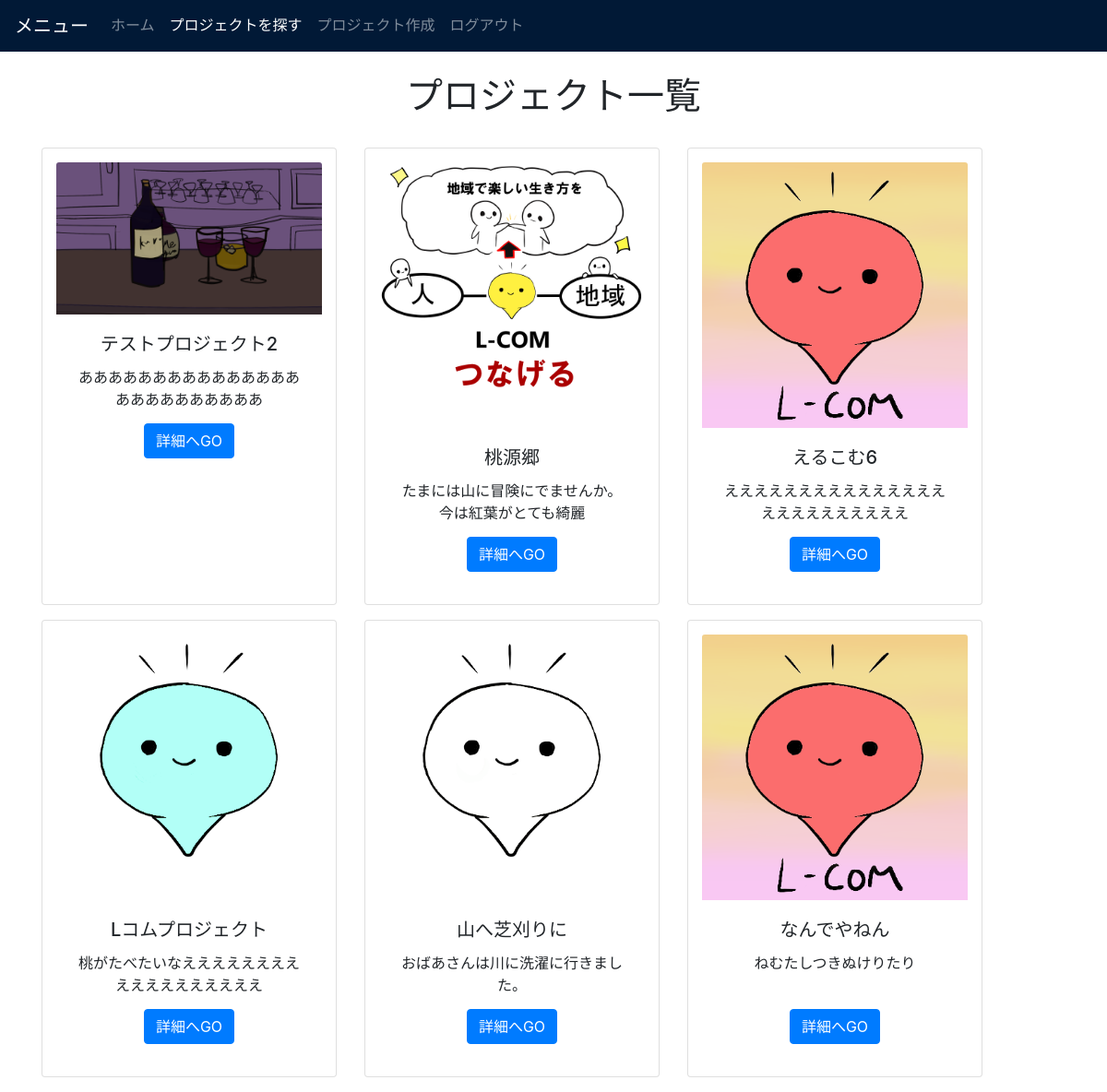
Page /lcom_web/project/joinproject.php (signed in) on the committed database.
### tables this page shows
CREATE TABLE `projects` (
  `id` int(11) NOT NULL,
  `project_name` varchar(255) NOT NULL,
  `message` text NOT NULL,
  `member_id` int(11) NOT NULL,
  `place` varchar(255) NOT NULL,
  `project_picture` varchar(255) NOT NULL,
  `open_year` int(11) NOT NULL,
  `open_month` int(11) NOT NULL,
  `open_date` int(11) NOT NULL,
  `open_time` int(11) NOT NULL,
  `place_id` int(11) NOT NULL,
  `pro_point` int(11) NOT NULL,
  `created` datetime NOT NULL,
  `modified` timestamp NOT NULL DEFAULT current_timestamp() ON UPDATE current_timestamp()
);

### lcom_web/project/joinproject.php (the view, shortened to what this page needs)
<?php
require('../dbconnect.php');
if (isset($_SESSION['id']) && $_SESSION['time'] + 3600 > time()) {
    $loginflag = true;
} else {
    $loginflag = false;
}
$counts = $db->query('SELECT COUNT(*) AS cnt FROM projects');
$cnt = $counts->fetch();
$maxPage = ceil($cnt['cnt'] / 12);
$page = min($page, $maxPage);
$start = ($page - 1) * 12;
$procards = $db->prepare('SELECT m.name, m.picture, p.* FROM members m, projects p WHERE m.id=p.member_id ORDER BY p.created DESC LIMIT 0, 6');
$procards->bindParam(1, $start, PDO::PARAM_INT);
$procards->execute();
?>
<!DOCTYPE html>
<html lang="ja">
<head>
    <link rel="stylesheet" href="https://stackpath.bootstrapcdn.com/bootstrap/4.3.1/css/bootstrap.min.css">
    <link rel="stylesheet" href="../style8.css">
</head>
<body>
    <nav class="navbar navbar-expand-lg navbar-dark">
        <a class="navbar-brand" href="#">メニュー</a>
        <div class="collapse navbar-collapse" id="navbarNavAltMarkup">
            <div class="navbar-nav">
                <a class="nav-item nav-link" href="../index.php">ホーム</a>
                <a class="nav-item nav-link active" href="#">プロジェクトを探す<span class="sr-only">(current)</span></a>
                <?php if ($loginflag) : ?>
                    <a class="nav-item nav-link" href="createpro.php">プロジェクト作成</a>
                    <a class="nav-item nav-link" href="../login/logout.php">ログアウト</a>
                <?php endif; ?>
            </div>
        </div>
    </nav>
    <div class="container">
        <br>
        <h1 style="text-align: center;">プロジェクト一覧</h1>
        <br>
        <div class="card-deck" style="text-align: center;">
            <?php foreach ($procards as $procard) : ?>
                <div class="card col-4 mb-3" style="padding: 15px; text-align: center;">
                    <img src="../image/project/<?php print(htmlspecialchars($procard['project_picture'], ENT_QUOTES)); ?>" class="card-img-top" alt="...">
                    <div class="card-body">
                        <h5 class="card-title"><?php print(htmlspecialchars($procard['project_name'], ENT_QUOTES)); ?></h5>
                        <p class="card-text"><?php print(mb_substr(htmlspecialchars($procard['message'], ENT_QUOTES), 0, 25)); ?></p>
                        <a href="content.php?id=<?php print(htmlspecialchars($procard['id'], ENT_QUOTES)); ?>" class="btn btn-primary">詳細へGO</a>
                    </div>
                </div>
            <?php endforeach; ?>
        </div>
    </div>
</body>
</html>

### lcom_web/style8.css (style rules this page uses)
.card { text-align: center; padding: 3rem; }
.card-deck { text-align: center; }
.card-text { height: 2rem; }
.navbar { background-color: #011936; border-color: #3e6962; font-family: 'Noto Sans JP', sans-serif; }
@media screen and (min-width: 767px) { .card { max-width: 20rem; min-width: 18rem; height: 31rem; } }
@media screen and (min-width: 767px) { .btn { margin-top: 14px; } }

### rows in the picture
projects: project_picture (picture), project_name "テストプロジェクト2", message "あああああああああああああああああああああああああ"
projects: project_picture (picture), project_name "桃源郷", message "たまには山に冒険にでませんか。今は紅葉がとても綺麗"
projects: project_picture (picture), project_name "えるこむ6", message "えええええええええええええええええええええええええ"
projects: project_picture (picture), project_name "Lコムプロジェクト", message "桃がたべたいなええええええええええええええええええ"
projects: project_picture (picture), project_name "山へ芝刈りに", message "おばあさんは川に洗濯に行きました。"
projects: project_picture (picture), project_name "なんでやねん", message "ねむたしつきぬけりたり"
